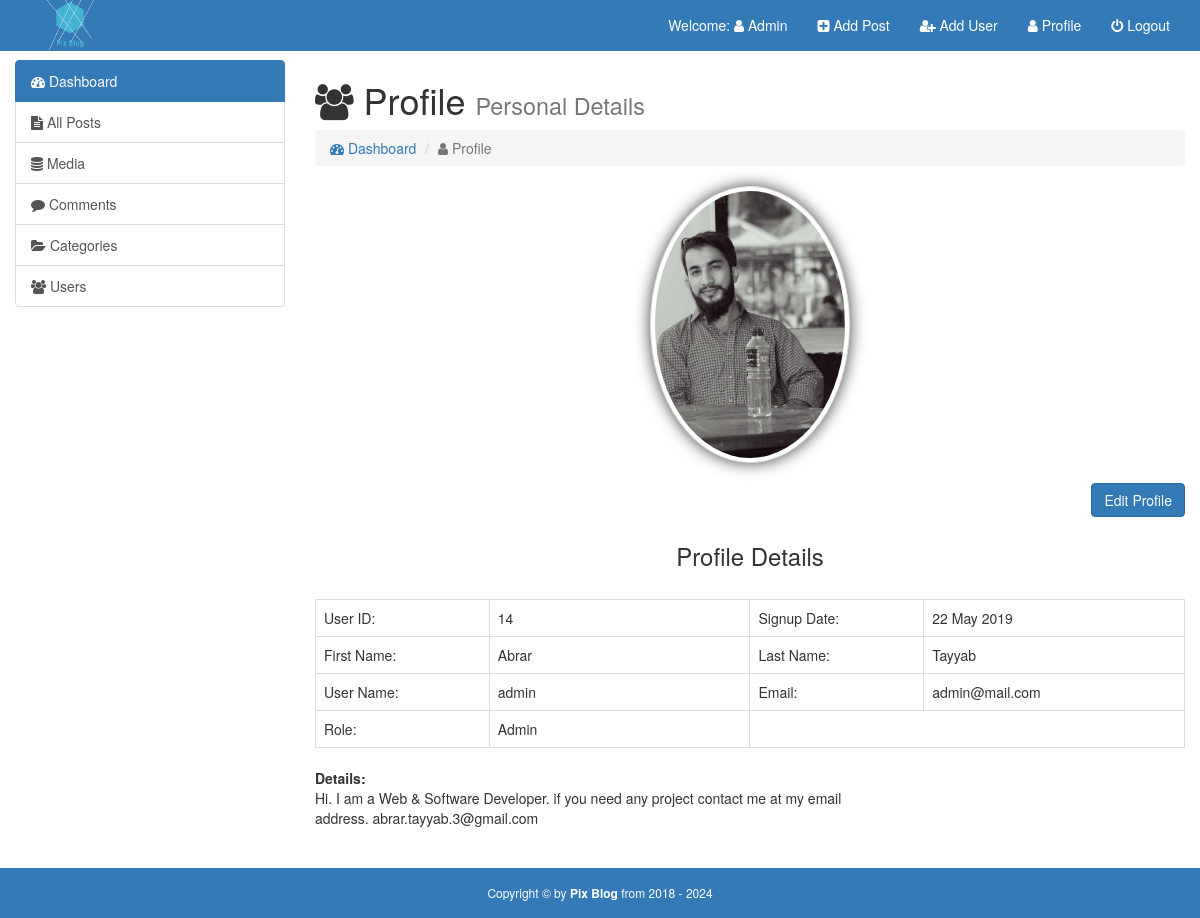
The app's page /admin/profile.php (signed in) with its own data.
### tables this page shows
CREATE TABLE IF NOT EXISTS `users` (
  `id` int(11) NOT NULL AUTO_INCREMENT,
  `date` int(11) NOT NULL,
  `first_name` varchar(255) NOT NULL,
  `last_name` varchar(255) NOT NULL,
  `username` varchar(255) NOT NULL,
  `email` varchar(255) NOT NULL,
  `image` varchar(255) NOT NULL,
  `password` varchar(255) NOT NULL,
  `role` varchar(255) NOT NULL,
  `details` text NOT NULL,
  `salt` varchar(255) NOT NULL DEFAULT '$2y$05$abcdhskmlohnjirfshcjoj',
  PRIMARY KEY (`id`),
  UNIQUE KEY `username` (`username`),
  UNIQUE KEY `email` (`email`)
);

### admin/profile.php (the view, shortened to what this page needs)
<?php
require_once('inc/top.php');
$session_username = $_SESSION['username'];
$query = "SELECT * FROM `users` WHERE username = '$session_username'";
$run = mysqli_query($con,$query);
$row = mysqli_fetch_array($run);
$image = $row['image'];
$id = $row['id'];
$date = getdate($row['date']);
$day = $date['mday'];
$month = substr($date['month'],0,3);
$year = $date['year'];
$first_name = $row['first_name'];
$last_name = $row['last_name'];
$username = $row['username'];
$email = $row['email'];
$role = $row['role'];
$details = $row['details'];
?>
  </head>
  <body id="profile">
    <div id="wrapper">
            <?php require_once('inc/header.php');?>
                <div class="container-fluid body-section">
                  <div class="row">
                    <div class="col-md-3">
                    <?php require_once('inc/sidebar.php');?>
                          </div>
                        <div class="col-md-9">
                          <h1><i class="fa fa-users"></i> Profile <small>Personal Details</small></h1>
                          <ol class="breadcrumb">
                            <li class="active" ><a href="index.php"><i class="fa fa-tachometer"></i> Dashboard</a></li>
                            <li class="active" ><i class="fa fa-user"></i> Profile</li>
                          </ol>
                          <div class="row">
                            <div class="col-xs-12">
                              <center>
                            <img src="img/<?php echo $image;?>" width="200px" class="img-circle img-thumbnail" id="profile-image">
                          </center><br>
                          <a href="edit-profile.php?edit=<?php echo $id;?>" class="btn btn-primary pull-right">Edit Profile</a><br><br>
                          <center><h3>Profile Details</h3></center>
                          <br>
                          <table class="table table-bordered">
                            <tr>
                              <td width="20%">User ID:</td>
                              <td width="30%"><?php echo $id;?></td>
                              <td width="20%">Signup Date:</td>
                              <td width="30%"><?php echo "$day $month $year";?></td>
                            </tr>
                            <tr>
                              <td width="20%">First Name:</td>
                              <td width="30%"><?php echo $first_name;?></td>
                              <td width="20%">Last Name:</td>
                              <td width="30%"><?php echo $last_name;?></td>
                            </tr>
                            <tr>
                              <td width="20%">User Name:</td>
                              <td width="30%"><?php echo $username;?></td>
                              <td width="20%">Email:</td>
                              <td width="30%"><?php echo $email;?></td>
                            </tr>
                            <tr>
                              <td width="20%">Role:</td>
                              <td width="30%"><?php echo $role;?></td>
                            </tr>
                          </table>
                          <div class="row">
                            <div class="col-lg-8 col-sm-12">
                              <b>Details:</b>
                              <div><?php echo $details;?></div>
                            </div>
                          </div><br>
                            </div>
                          </div>
                        </div>
                    </div>
               </div>
       <?php require_once('inc/footer.php');?>

### admin/css/style.css (style rules this page uses)
html,body { height: 100%; }
body { padding-top:60px; }
body#profile img#profile-image { -webkit-box-shadow: 0px 0px 16px 0px rgba(0,0,0,0.75); -moz-box-shadow: 0px 0px 16px 0px rgba(0,0,0,0.75); box-shadow: 0px 0px 16px 0px rgba(0,0,0,0.75); }
#wrapper { min-height: 100%; position: relative; }
.body-section { padding-bottom: 70px; }

### records on screen
users: image (picture), id "14", date "22", date "May", date "2019", first_name "Abrar", last_name "Tayyab", username "admin", email "admin@mail.com", role "Admin", details "Hi. I am a Web & Software Developer. if you need any project contact me at my email address. abrar.tayyab.3@gmail.com"

### other values on screen
$session_username2 "Admin"
